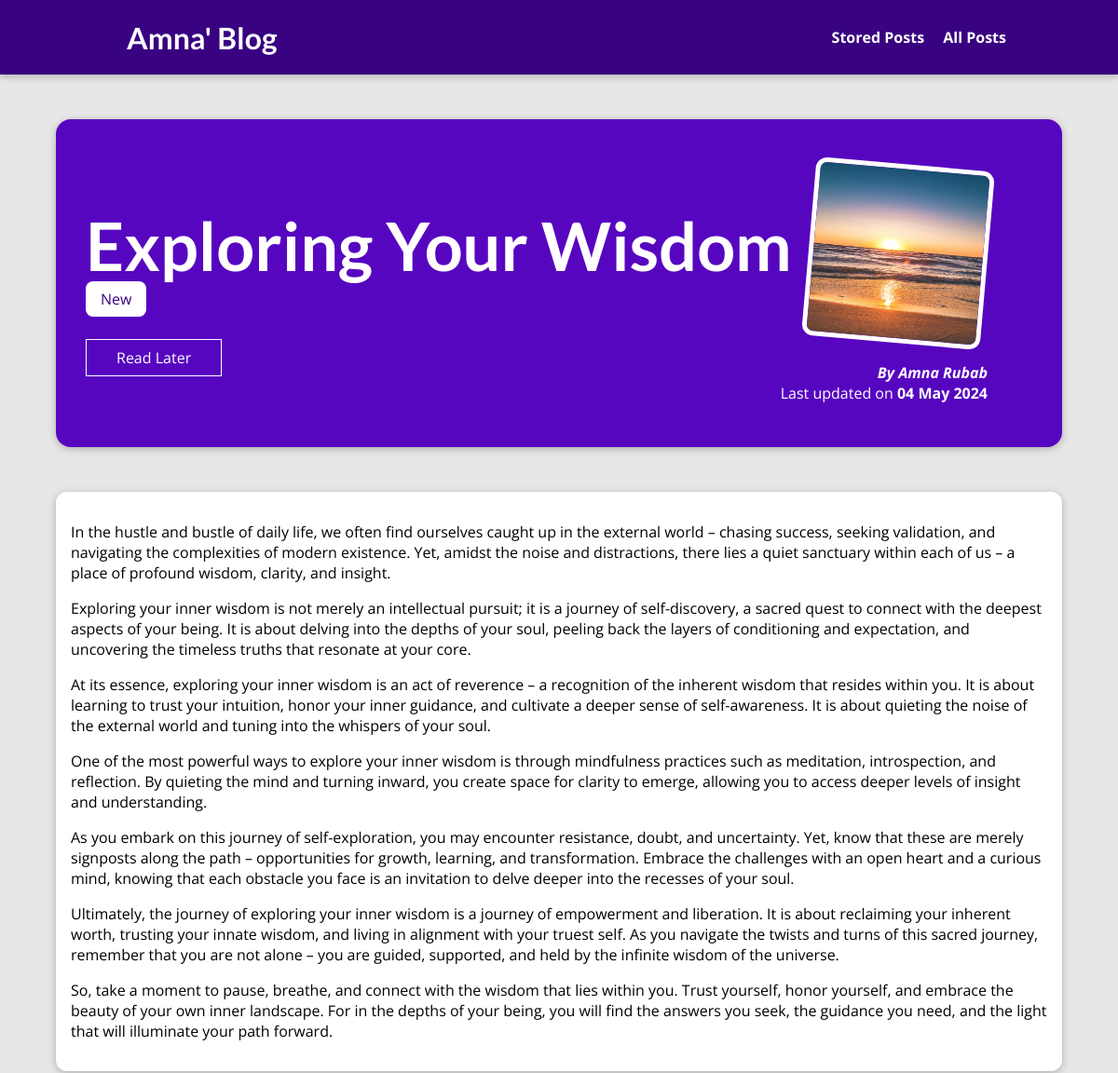
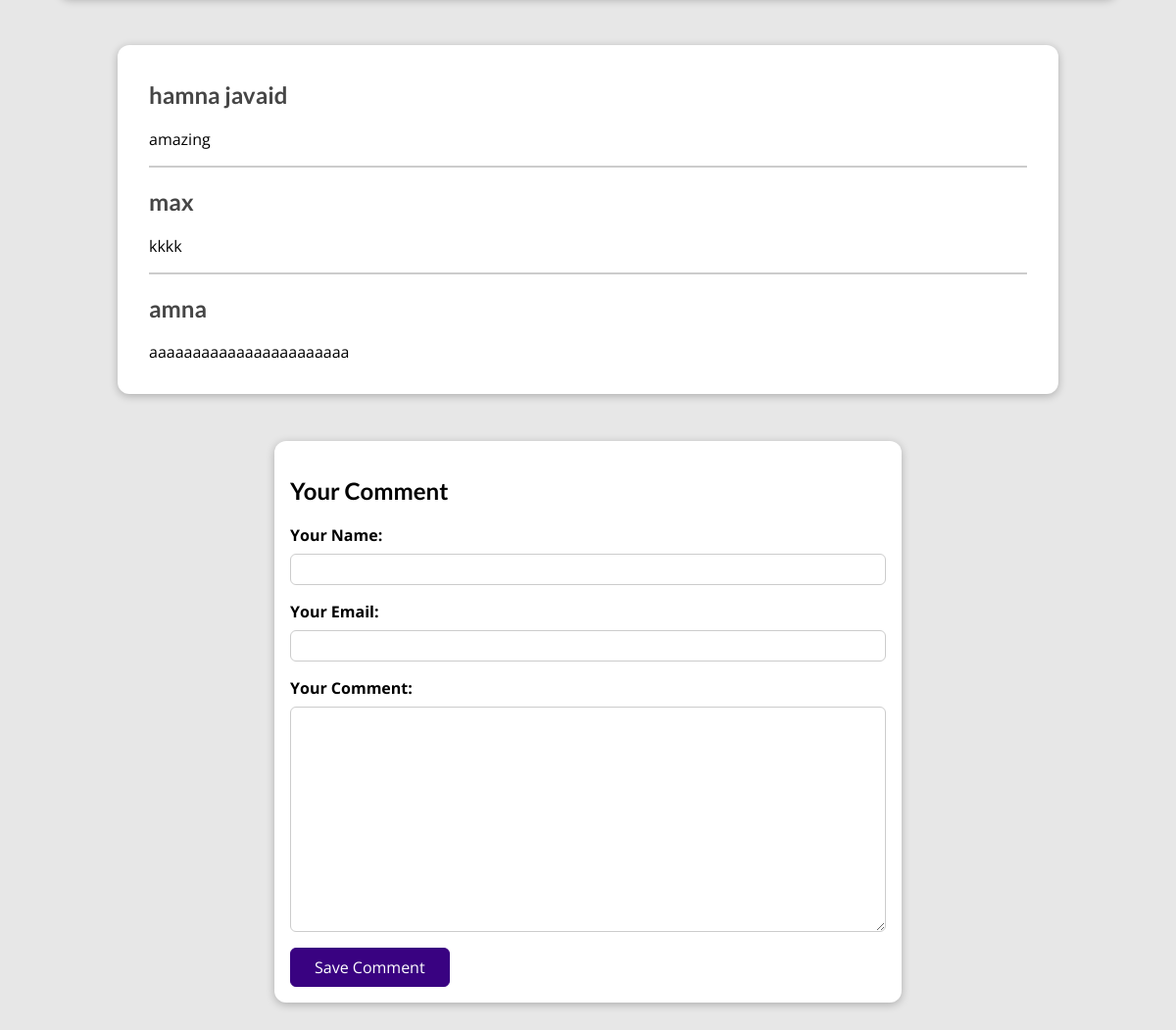
The app's page /posts/exploring-your-inner-wisdom with its own data (2 pictures, top to bottom).
### blog/models.py (models this page shows, shortened)
class Post(models.Model):
    title = models.CharField(max_length=150)
    excerpt = models.CharField(max_length=200)
    image = models.ImageField(upload_to="posts", null=True)
    date = models.DateField(auto_now=True)
    slug = models.SlugField(unique=True, db_index=True)
    content = models.TextField(validators=[MinLengthValidator(10)])
    author = models.ForeignKey(
        Author, on_delete=models.SET_NULL, null=True ,related_name="posts")
    tags = models.ManyToManyField(Tag)

class Tag(models.Model):
    caption = models.CharField(max_length=20)

class Author(models.Model):
    first_name = models.CharField(max_length=100)
    last_name = models.CharField(max_length=100)
    email_address = models.EmailField()
    def full_name(self):
        return f"{self.first_name} {self.last_name}"
    def __str__(self):
        return self.full_name()

class Comment(models.Model):
    user_name = models.CharField(max_length=120)
    user_email = models.EmailField()
    text = models.TextField(max_length=400)
    post = models.ForeignKey(
        Post, on_delete=models.CASCADE, related_name="comments")

### blog/views.py (the view, shortened to what this page needs)
# urls.py: path("posts/<slug:slug>", views.SinglePostView.as_view(), name="post-detail-page"),
class SinglePostView(View):
    def is_stored_post(self, request, post_id):
        stored_posts = request.session.get("stored_posts")
        if stored_posts is not None:
          is_saved_for_later = post_id in stored_posts
        else:
          is_saved_for_later = False
        return is_saved_for_later
    def get(self, request, slug):
        post = Post.objects.get(slug=slug)
        context = {
            "post": post,
            "post_tags": post.tags.all(),
            "comment_form": CommentForm(),
            "comments": post.comments.all().order_by("-id"),
            "saved_for_later": self.is_stored_post(request, post.id)
        }
        return render(request, "blog/post-detail.html", context)

### blog/forms.py
class CommentForm(forms.ModelForm):
    class Meta:
        model = Comment
        exclude = ["post"]
        labels = {
          "user_name": "Your Name",
          "user_email": "Your Email",
          "text": "Your Comment"
        }

### blog/templates/blog/post-detail.html (shortened to what this page needs)
{% extends "base.html" %}
{% load static %}
{% block css_files %}
<link rel="stylesheet" href="{% static 'blog/post-detail.css' %}" />
{% endblock %}
{% block content %}
<section id="summary">
  <h2>{{ post.title }}</h2>
  <div>
    {% for tag in post_tags %}
      <span class="tag">{{ tag.caption }}</span>
    {% endfor %}
  </div>
  <div id="read-later">
    <form action="{% url 'read-later' %}" method="POST">
      <button>
        {% if saved_for_later %}
          Remove from "Read Later" List
        {% else %}
          Read Later
        {% endif %}
      </button>
    </form>
  </div>
  <article>
    <img src="{{ post.image.url }}" alt="{{ post.title }}" />
    <address>By <a href="mailto:{{ post.author.email_address }}">{{ post.author }}</a></address>
    <div>Last updated on <time>{{ post.date|date:"d M Y" }}</time></div>
  </article>
</section>
<main>
  {{ post.content|linebreaks }}
</main>
<section id="comments">
  <ul>
    {% for comment in comments %}
      <li>
        <h2>{{ comment.user_name }}</h2>
        <p>{{ comment.text|linebreaks }}</p>
      </li>
    {% endfor %}
  </ul>
</section>
<section id="comment-form">
  <h2>Your Comment</h2>
  <form action="{% url 'post-detail-page' post.slug %}" method="POST">
    {% for form_field in comment_form %}
      <div class="form-control {% if form_field.errors %}invalid{% endif %}">
        {{ form_field.label_tag }}
        {{ form_field }}
      </div>
    {% endfor %}
    <button>Save Comment</button>
  </form>
</section>
{% endblock %}

### static/app.css (style rules this page uses)
* { box-sizing: border-box; }
html { font-family: 'Open Sans', 'Lato', sans-serif; }
body { margin: 0; }
h1, h2, h3 { font-family: 'Lato', sans-serif; font-weight: bold; }

### blog/static/blog/post-detail.css (style rules this page uses)
body { background-color: #e7e7e7; }
#summary { margin: 8rem auto 3rem auto; padding: 2rem; width: 90%; max-width: 90rem; border-radius: 16px; background-color: #5706c0; position: relative; box-shadow: 0 2px 8px rgba(0, 0, 0, 0.25); height: 22rem; }
#summary h2 { color: white; font-size: 4.5rem; margin-bottom: 0.25rem; }
#summary article { position: absolute; top: 2rem; right: 3rem; padding: 1rem 2rem; border-radius: 12px; text-align: right; color: white; }
#summary article img { width: 12rem; height: 12rem; border-radius: 12px; transform: rotateZ(5deg); border: 5px solid white; margin-bottom: 1rem; }
#summary address { font-weight: bold; }
#summary a { color: white; text-decoration: none; }
#summary time { font-weight: bold; }
#read-later { margin: 2rem 0; }
#read-later button { background-color: transparent; border: 1px solid white; padding: 0.5rem 2rem; font: inherit; color: white; cursor: pointer; }
main { width: 90%; max-width: 90rem; margin: 3rem auto; background-color: white; padding: 1rem; border-radius: 12px; box-shadow: 0 2px 8px rgba(0, 0, 0, 0.25); }
.tag { background-color: white; color: #390281; padding: 0.5rem 1rem; border-radius: 8px; }
#comment-form { margin: 3rem auto; width: 90%; max-width: 40rem; border-radius: 12px; background-color: white; box-shadow: 0 2px 8px rgba(0, 0, 0, 0.25); padding: 1rem; }
#comment-form button { font: inherit; background-color: #390281; color: white; border: 1px solid #390281; padding: 0.5rem 1.5rem; border-radius: 6px; cursor: pointer; }
.form-control { margin-bottom: 1rem; }
.form-control label { font-weight: bold; margin-bottom: 0.5rem; display: block; }
.form-control input, .form-control textarea { display: block; width: 100%; font: inherit; padding: 0.25rem; border-radius: 6px; border: 1px solid #ccc; }
#comments { margin: 3rem auto; width: 90%; max-width: 60rem; border-radius: 12px; background-color: white; box-shadow: 0 2px 8px rgba(0, 0, 0, 0.25); padding: 1rem 2rem; }
#comments ul { list-style: none; margin: 0; padding: 0; }
#comments li { margin-bottom: 1rem; border-bottom: 2px solid #ccc; }
#comments li:last-of-type { border-bottom: none; }
#comments h2 { color: #464646; }

### records on screen
Post: title "Exploring Your Wisdom", image (picture), author "Amna Rubab", date "04 May 2024", content "In the hustle and bustle of daily life, we often find ourselves caught up in the external world – chasing success, seeking validation, and navigating the complexities of modern existence. Yet, amidst the noise and distractions, there lies a quiet sanctuary within each of us – a place of profound wisdom, clarity, and insight. Exploring your inner wisdom is not merely an intellectual pursuit; it is a journey of self-discovery, a sacred quest to connect with the deepest aspects of your being. It is about delving into the depths of your soul, peeling back the layers of conditioning and expectation, and uncovering the timeless truths that resonate at your core. At its essence, exploring your…"
Tag: caption "New"
Comment: user_name "hamna javaid", text "amazing"
Comment: user_name "max", text "kkkk"
Comment: user_name "amna", text "aaaaaaaaaaaaaaaaaaaaaaa"
